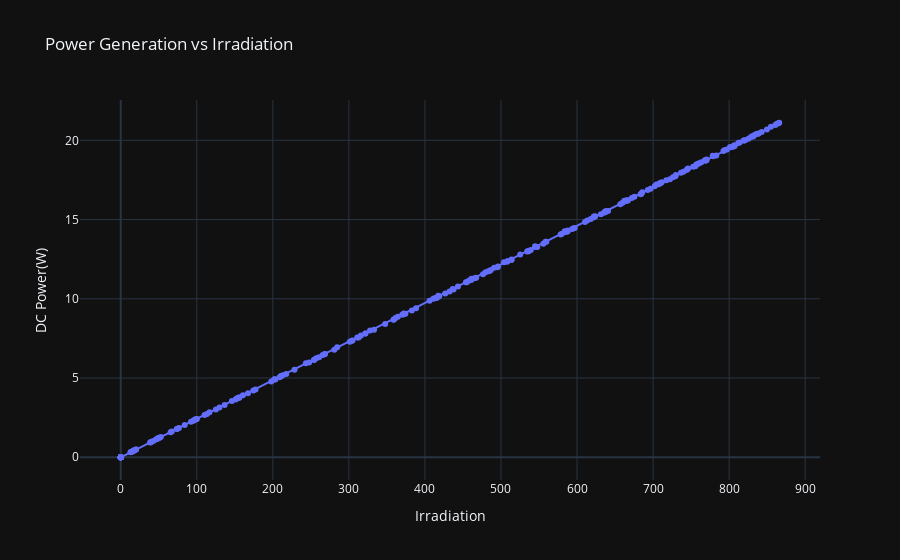

The notebook cell this image was saved under:
### Markdown cell above
### Power Generation vs Irradiation

### Code cell
plot_scatter = df[['DC_POWER','IRRADIATION']]

fig = px.scatter(data_frame=plot_scatter,x='IRRADIATION',y='DC_POWER',title=" Power Generation vs Irradiation",trendline='ols')
fig.update_layout(xaxis_title='Irradiation',yaxis_title='DC Power(W)',template='plotly_dark')
fig.show()

### Figure 1 — Plotly figure (JSON) as saved in the notebook; plotly's stock layout.template omitted (floating-point values rounded to 4 significant figures; data arrays with more than 128 entries replaced by an {"elided": "..."} marker saying what was removed)
{"data": [{"hovertemplate": "IRRADIATION=%{x}<br>DC_POWER=%{y}<extra></extra>", "legendgroup": "", "marker": {"color": "#636efa", "symbol": "circle"}, "mode": "markers", "name": "", "orientation": "v", "showlegend": false, "type": "scatter", "x": {"elided": "480 float values"}, "xaxis": "x", "y": {"elided": "480 float values"}, "yaxis": "y"}, {"hovertemplate": "<b>OLS trendline</b><br>DC_POWER = 0.0243534 * IRRADIATION + -0.00577078<br>R<sup>2</sup>=0.999991<br><br>IRRADIATION=%{x}<br>DC_POWER=%{y} <b>(trend)</b><extra></extra>", "legendgroup": "", "marker": {"color": "#636efa", "symbol": "circle"}, "mode": "lines", "name": "", "showlegend": false, "type": "scatter", "x": {"elided": "480 float values"}, "xaxis": "x", "y": {"elided": "480 float values"}, "yaxis": "y"}], "layout": {"legend": {"tracegroupgap": 0}, "title": {"text": " Power Generation vs Irradiation"}, "xaxis": {"anchor": "y", "domain": [0, 1], "title": {"text": "Irradiation"}}, "yaxis": {"anchor": "x", "domain": [0, 1], "title": {"text": "DC Power(W)"}}}}
